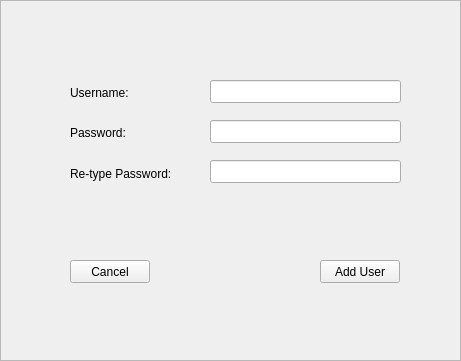
  <widget class="QFrame" name="adduser_frame">
   <property name="geometry">
    <rect>
     <x>260</x>
     <y>150</y>
     <width>461</width>
     <height>361</height>
    </rect>
   </property>
   <property name="frameShape">
    <enum>QFrame::StyledPanel</enum>
   </property>
   <property name="frameShadow">
    <enum>QFrame::Raised</enum>
   </property>
   <widget class="QLabel" name="adduser_username_label">
    <property name="geometry">
     <rect>
      <x>70</x>
      <y>85</y>
      <width>101</width>
      <height>16</height>
     </rect>
    </property>
    <property name="text">
     <string>Username:</string>
    </property>
   </widget>
   <widget class="QLabel" name="adduser_password_label">
    <property name="geometry">
     <rect>
      <x>70</x>
      <y>125</y>
      <width>111</width>
      <height>16</height>
     </rect>
    </property>
    <property name="text">
     <string>Password:</string>
    </property>
   </widget>
   <widget class="QLabel" name="adduser_retypepassword_label">
    <property name="geometry">
     <rect>
      <x>70</x>
      <y>163</y>
      <width>141</width>
      <height>21</height>
     </rect>
    </property>
    <property name="text">
     <string>Re-type Password:</string>
    </property>
   </widget>
   <widget class="QLineEdit" name="adduser_usernameline">
    <property name="geometry">
     <rect>
      <x>210</x>
      <y>80</y>
      <width>191</width>
      <height>23</height>
     </rect>
    </property>
   </widget>
   <widget class="QLineEdit" name="adduser_passwordline">
    <property name="geometry">
     <rect>
      <x>210</x>
      <y>120</y>
      <width>191</width>
      <height>23</height>
     </rect>
    </property>
   </widget>
   <widget class="QLineEdit" name="adduser_retypepasswordline">
    <property name="geometry">
     <rect>
      <x>210</x>
      <y>160</y>
      <width>191</width>
      <height>23</height>
     </rect>
    </property>
   </widget>
   <widget class="QPushButton" name="addusersave_button">
    <property name="geometry">
     <rect>
      <x>320</x>
      <y>260</y>
      <width>80</width>
      <height>23</height>
     </rect>
    </property>
    <property name="text">
     <string>Add User</string>
    </property>
   </widget>
   <widget class="QPushButton" name="addusercancel_button">
    <property name="geometry">
     <rect>
      <x>70</x>
      <y>260</y>
      <width>80</width>
      <height>23</height>
     </rect>
    </property>
    <property name="text">
     <string>Cancel</string>
    </property>
   </widget>
  </widget>
